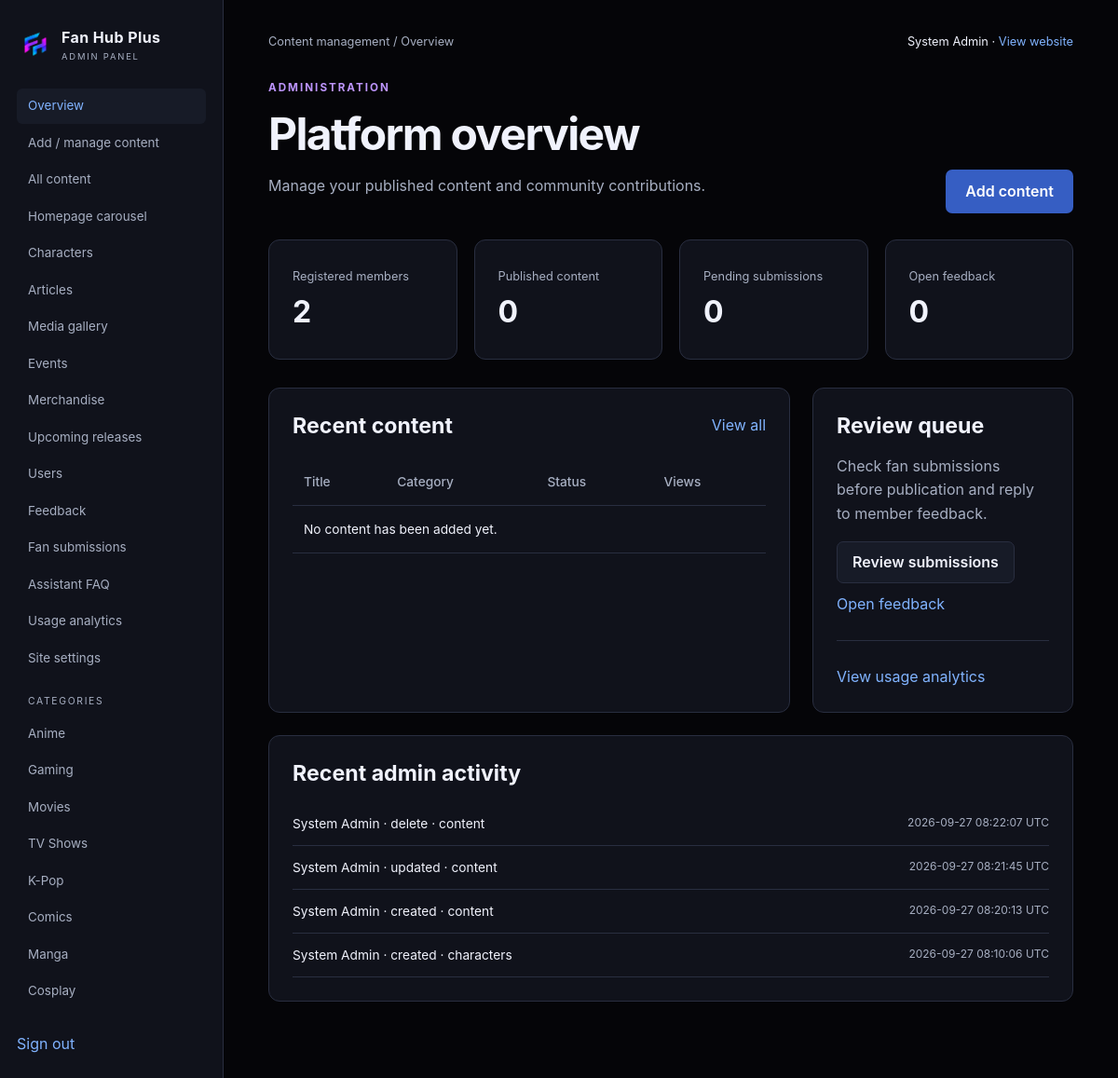
/Admin/dashboard.php (signed in), run on the app's committed database.
### tables this page shows
CREATE TABLE `categories` (
  `category_id` int(10) UNSIGNED NOT NULL,
  `name` varchar(80) NOT NULL,
  `slug` varchar(80) NOT NULL,
  `description` text DEFAULT NULL,
  `image_url` varchar(500) DEFAULT NULL,
  `sort_order` int(11) NOT NULL DEFAULT 0,
  `is_active` tinyint(1) NOT NULL DEFAULT 1
);

CREATE TABLE `users` (
  `user_id` int(10) UNSIGNED NOT NULL,
  `name` varchar(120) NOT NULL,
  `email` varchar(190) NOT NULL,
  `password_hash` varchar(255) NOT NULL,
  `role` enum('user','editor','admin') NOT NULL DEFAULT 'user',
  `avatar_url` varchar(500) DEFAULT NULL,
  `bio` text DEFAULT NULL,
  `status` enum('active','suspended','pending') NOT NULL DEFAULT 'active',
  `created_at` timestamp NOT NULL DEFAULT current_timestamp(),
  `updated_at` timestamp NOT NULL DEFAULT current_timestamp() ON UPDATE current_timestamp(),
  `last_login` datetime DEFAULT NULL,
  `session_version` int(10) UNSIGNED NOT NULL DEFAULT 1
);

CREATE TABLE `activity_logs` (
  `log_id` bigint(20) UNSIGNED NOT NULL,
  `user_id` int(10) UNSIGNED DEFAULT NULL,
  `action` varchar(120) NOT NULL,
  `entity` varchar(80) DEFAULT NULL,
  `entity_id` int(10) UNSIGNED DEFAULT NULL,
  `ip_address` varchar(45) DEFAULT NULL,
  `created_at` timestamp NOT NULL DEFAULT current_timestamp()
);

### config/config.php (called while the page is built, shortened)
<?php
function base_url(string $path = ''): string {
    return BASE_URL . '/' . ltrim($path, '/');
}

### includes/functions.php (called while the page is built, shortened)
<?php
require_once __DIR__ . '/auth.php';
function e(mixed $value): string { return htmlspecialchars((string)($value ?? ''), ENT_QUOTES | ENT_SUBSTITUTE, 'UTF-8'); }
function categories(): array { return db_all('SELECT * FROM categories WHERE is_active=1 ORDER BY sort_order,name'); }
function category_url(string $slug): string {
    $map = ['tv-shows'=>'tvshows','k-pop'=>'kpop'];
    return base_url(($map[$slug] ?? $slug) . '.php');
}

### includes/db.php (called while the page is built, shortened)
<?php
require_once __DIR__ . '/../config/config.php';
function db_query(string $sql, array $params = []): mysqli_stmt {
    $statement = $GLOBALS['conn']->prepare($sql);
    if ($params) {
        $types = '';
        foreach ($params as $value) $types .= is_int($value) ? 'i' : (is_float($value) ? 'd' : 's');
        $statement->bind_param($types, ...$params);
    }
    $statement->execute();
    return $statement;
}
function db_all(string $sql, array $params = []): array {
    return db_query($sql, $params)->get_result()->fetch_all(MYSQLI_ASSOC);
}
function db_one(string $sql, array $params = []): ?array {
    return db_query($sql, $params)->get_result()->fetch_assoc();
}

### includes/auth.php (called while the page is built, shortened)
<?php
require_once __DIR__ . '/db.php';
function current_user(): ?array {
    $user = db_one("SELECT * FROM users WHERE user_id=? AND status='active'", [(int)$_SESSION['user_id']]);
    $expired = time() - ($_SESSION['last_seen'] ?? 0) > 7200;
    return $user;
}

### Admin/dashboard.php (the view)
<?php
require_once __DIR__.'/../includes/functions.php';require_admin();
$counts=[
 'Registered members'=>(int)db_one("SELECT COUNT(*) n FROM users WHERE role='user'")['n'],
 'Published content'=>(int)db_one("SELECT COUNT(*) n FROM content WHERE visibility='published'")['n'],
 'Pending submissions'=>(int)db_one("SELECT COUNT(*) n FROM fan_submissions WHERE status='pending'")['n'],
 'Open feedback'=>(int)db_one("SELECT COUNT(*) n FROM feedback WHERE status IN ('new','in_progress')")['n']
];
$recent=db_all('SELECT c.*,cat.name category FROM content c JOIN categories cat ON cat.category_id=c.category_id ORDER BY c.content_id DESC LIMIT 6');
$logs=db_all("SELECT a.*,u.name FROM activity_logs a LEFT JOIN users u ON u.user_id=a.user_id WHERE a.action LIKE 'admin_%' ORDER BY a.log_id DESC LIMIT 6");
$page_title='Overview';require __DIR__.'/../includes/admin_header.php';
?>
<div class="page-heading"><div><p class="eyebrow">ADMINISTRATION</p><h1>Platform overview</h1><p>Manage your published content and community contributions.</p></div><a class="button" href="add-content.php">Add content</a></div><div class="stats"><?php foreach($counts as $label=>$count):?><div class="panel"><span><?=e($label)?></span><strong><?=number_format($count)?></strong></div><?php endforeach;?></div>
<div class="two-column"><section class="panel"><div class="section-top" style="margin-top:0"><h2>Recent content</h2><a href="content.php">View all</a></div><div class="table-wrap"><table class="data-table"><thead><tr><th>Title</th><th>Category</th><th>Status</th><th>Views</th></tr></thead><tbody><?php foreach($recent as $r):?><tr><td><a href="add-content.php?kind=content&id=<?=$r['content_id']?>"><?=e($r['title'])?></a></td><td><?=e($r['category'])?></td><td><?=e($r['visibility'])?></td><td><?=(int)$r['view_count']?></td></tr><?php endforeach;if(!$recent):?><tr><td colspan="4">No content has been added yet.</td></tr><?php endif;?></tbody></table></div></section><aside class="panel"><h2>Review queue</h2><p>Check fan submissions before publication and reply to member feedback.</p><div class="actions"><a class="button secondary" href="submissions.php">Review submissions</a><a href="feedback.php">Open feedback</a></div><hr><a href="analytics.php">View usage analytics</a></aside></div><div class="panel"><h2>Recent admin activity</h2><ul class="activity"><?php foreach($logs as $row):?><li><span><?=e($row['name']??'Deleted administrator')?> · <?=e(str_replace('admin_','',$row['action']))?> · <?=e($row['entity'])?></span><time><?=e($row['created_at'])?> UTC</time></li><?php endforeach;if(!$logs):?><li>No admin activity recorded yet.</li><?php endif;?></ul></div><?php require __DIR__.'/../includes/admin_footer.php';?>

### includes/admin_header.php
<?php
require_once __DIR__.'/functions.php';require_admin();$admin=current_user();
?>
<!doctype html><html lang="en"><head><meta charset="utf-8"><meta name="viewport" content="width=device-width,initial-scale=1"><title><?=e($page_title??'Admin')?> | Fan Hub Plus</title><link rel="stylesheet" href="<?=e(base_url('assets/app.css'))?>"><script src="<?=e(base_url('assets/app.js'))?>" defer></script></head><body><a class="skip-link" href="#main">Skip to content</a><div class="admin-shell"><aside class="admin-sidebar"><a class="site-brand" href="<?=e(base_url('Admin/dashboard.php'))?>"><img src="<?=e(base_url('assets/images/logo.png'))?>" alt=""><span><strong>Fan Hub Plus</strong><small>ADMIN PANEL</small></span></a><nav aria-label="Administration"><?php foreach(['dashboard.php'=>'Overview','add-content.php'=>'Add / manage content','content.php'=>'All content','carousel.php'=>'Homepage carousel','characters.php'=>'Characters','articles.php'=>'Articles','media.php'=>'Media gallery','events.php'=>'Events','merchandise.php'=>'Merchandise','upcoming.php'=>'Upcoming releases','users.php'=>'Users','feedback.php'=>'Feedback','submissions.php'=>'Fan submissions','chatbot.php'=>'Assistant FAQ','analytics.php'=>'Usage analytics','settings.php'=>'Site settings'] as $path=>$label):?><a href="<?=e(base_url('Admin/'.$path))?>" <?=basename($_SERVER['SCRIPT_NAME'])===$path?'aria-current="page"':''?>><?=e($label)?></a><?php endforeach;?><span class="group-label">CATEGORIES</span><?php foreach(categories() as $cat):?><a href="<?=e(base_url('Admin/'.basename(category_url($cat['slug']))))?>"><?=e($cat['name'])?></a><?php endforeach;?></nav><form action="<?=e(base_url('Admin/logout.php'))?>" method="post"><?=csrf_field()?><button class="text-button">Sign out</button></form></aside><main id="main" class="admin-main"><div class="admin-top"><p>Content management / <?=e($page_title??'Overview')?></p><div><span><?=e($admin['name'])?></span> · <a href="<?=e(base_url())?>">View website</a></div></div><?php foreach(get_flashes() as [$type,$message]):?><div class="notice <?=e($type)?>" role="status"><?=e($message)?></div><?php endforeach;?>

### assets/app.css (style rules this page uses)
:root { color-scheme: dark; --bg: #050508; --panel: #10121b; --panel2: #171b27; --line: #292e40; --text: #f0f2fc; --muted: #a7afc2; --blue: #80b3ff; --purple: #bd95fc; --input: #0a0d14; --danger: #ffaaaa; --success: #94deb0; --shadow: 0 12px 38px #0003; font: 16px/1.6 Inter, Segoe UI, Arial, sans-serif; }
* { box-sizing: border-box; }
body { margin: 0; min-height: 100vh; background: var(--bg); color: var(--text); font: inherit; }
a { color: var(--blue); text-decoration: none; }
button, input, textarea, select { font: inherit; }
button, a, input, select, textarea, summary { outline-offset: 4px; }
img { max-width: 100%; }
button, summary { cursor: pointer; }
h1, h2, h3, p { margin: 0 0 1rem; }
h1 { font-size: clamp(1.9rem, 4vw, 3rem); line-height: 1.15; letter-spacing: -0.035em; }
h2 { font-size: 1.45rem; line-height: 1.3; }
p, .muted { color: var(--muted); }
small { font-size: 0.82rem; }
hr { border: 0; border-top: 1px solid var(--line); margin: 1.6rem 0; }
.site-brand { display: flex; align-items: center; gap: 10px; color: var(--text); flex-shrink: 0; }
.site-brand img { width: 38px; height: 44px; object-fit: contain; }
.site-brand strong { display: block; font-size: 1rem; letter-spacing: 0.025em; }
.site-brand small { display: block; font-size: 0.59rem; letter-spacing: 0.19em; color: var(--muted); }
.page-heading { display: flex; justify-content: space-between; align-items: flex-end; gap: 20px; margin-bottom: 28px; }
.eyebrow { text-transform: uppercase; letter-spacing: 0.17em; font-size: 0.73rem; color: var(--purple); font-weight: 700; margin-bottom: 12px; }
.button, button.button { display: inline-flex; justify-content: center; align-items: center; gap: 8px; padding: 11px 20px; border: 1px solid transparent; border-radius: 7px; color: #fff; background: #365ec3; font-weight: 600; line-height: 1.45; text-decoration: none; cursor: pointer; box-shadow: none; }
.secondary, button.secondary, a.secondary { color: var(--text); background: var(--panel2); border: 1px solid var(--line); padding: 10px 16px; border-radius: 7px; }
.text-button { color: var(--blue); border: 0; background: none; padding: 0; }
.actions { display: flex; gap: 10px; align-items: center; flex-wrap: wrap; }
.panel { min-width: 0; overflow-wrap: anywhere; padding: 25px; border: 1px solid var(--line); background: var(--panel); border-radius: 12px; margin-bottom: 24px; }
.two-column { display: grid; grid-template-columns: minmax(0, 2fr) minmax(0, 1fr); gap: 24px; }
.section-top { display: flex; align-items: center; justify-content: space-between; gap: 20px; margin: 34px 0 20px; }
.section-top h2 { margin: 0; }
.table-wrap { overflow-x: auto; }
.data-table { width: 100%; border-collapse: collapse; font-size: 0.86rem; }
.data-table th, .data-table td { text-align: left; padding: 14px 12px; border-bottom: 1px solid var(--line); vertical-align: top; }
.data-table th { color: var(--muted); font-weight: 500; }
.activity { list-style: none; padding: 0; margin: 0; }
.activity li { padding: 12px 0; border-bottom: 1px solid var(--line); display: flex; justify-content: space-between; gap: 14px; font-size: 0.86rem; }
.activity time { color: var(--muted); font-size: 0.75rem; }
.admin-shell { display: grid; grid-template-columns: 240px minmax(0, 1fr); min-height: 100vh; }
.admin-sidebar { background: var(--panel); border-right: 1px solid var(--line); padding: 26px 18px; }
.admin-sidebar nav { display: grid; gap: 2px; margin: 25px 0; }
.admin-sidebar nav a { padding: 8px 12px; border-radius: 6px; color: var(--muted); font-size: 0.84rem; }
.admin-sidebar nav a:hover, .admin-sidebar nav a[aria-current] { background: var(--panel2); color: var(--blue); text-decoration: none; }
.admin-sidebar .group-label { font-size: 0.65rem; color: var(--muted); letter-spacing: 0.16em; margin: 18px 12px 5px; }
.admin-main { padding: 35px clamp(20px, 4vw, 55px); min-width: 0; }
.admin-top { display: flex; justify-content: space-between; gap: 15px; margin-bottom: 30px; font-size: 0.8rem; }
.admin-top p { margin: 0; }
.stats { display: grid; grid-template-columns: repeat(4, minmax(0, 1fr)); gap: 18px; margin-bottom: 30px; }
.stats .panel { margin: 0; }
.stats strong { display: block; font-size: 2rem; color: var(--text); }
.stats span { color: var(--muted); font-size: 0.8rem; }

### data on the page
categories: name "Anime"
categories: name "Gaming"
categories: name "Movies"
categories: name "TV Shows"
categories: name "K-Pop"
categories: name "Comics"
categories: name "Manga"
categories: name "Cosplay"
users: name "System Admin"
activity_logs: user.name "System Admin", action "delete", entity "content", created_at "2026-09-27 08:22:07"
activity_logs: user.name "System Admin", action "updated", entity "content", created_at "2026-09-27 08:21:45"
activity_logs: user.name "System Admin", action "created", entity "content", created_at "2026-09-27 08:20:13"
activity_logs: user.name "System Admin", action "created", entity "characters", created_at "2026-09-27 08:10:06"

### other printed values
$label "Overview"
$label "Add / manage content"
$label "All content"
$label "Homepage carousel"
$label "Characters"
$label "Articles"
$label "Media gallery"
$label "Events"
$label "Merchandise"
$label "Upcoming releases"
$label "Users"
$label "Feedback"
$label "Fan submissions"
$label "Assistant FAQ"
$label "Usage analytics"
